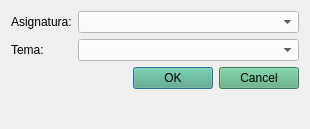
<?xml version="1.0" encoding="UTF-8"?>
<ui version="4.0">
 <class>CuestionarioForm</class>
 <widget class="QWidget" name="CuestionarioForm">
  <property name="geometry">
   <rect>
    <x>0</x>
    <y>0</y>
    <width>310</width>
    <height>129</height>
   </rect>
  </property>
  <property name="windowTitle">
   <string>Form</string>
  </property>
  <layout class="QFormLayout" name="formLayout">
   <item row="0" column="0">
    <widget class="QLabel" name="label">
     <property name="text">
      <string>Asignatura:</string>
     </property>
    </widget>
   </item>
   <item row="0" column="1">
    <widget class="QComboBox" name="cmbAsignatura">
     <property name="styleSheet">
      <string notr="true">background-color: rgb(255, 255, 255);</string>
     </property>
    </widget>
   </item>
   <item row="1" column="0">
    <widget class="QLabel" name="label_2">
     <property name="text">
      <string>Tema:</string>
     </property>
    </widget>
   </item>
   <item row="1" column="1">
    <widget class="QComboBox" name="cmbTema">
     <property name="styleSheet">
      <string notr="true">background-color: rgb(255, 255, 255);</string>
     </property>
    </widget>
   </item>
   <item row="2" column="1">
    <widget class="QDialogButtonBox" name="buttonBox">
     <property name="styleSheet">
      <string notr="true">background-color: rgb(85, 170, 127);
color: rgb(0, 0, 0);
font: 700 italic 9pt &quot;Segoe UI&quot;;</string>
     </property>
     <property name="standardButtons">
      <set>QDialogButtonBox::Cancel|QDialogButtonBox::Ok</set>
     </property>
    </widget>
   </item>
  </layout>
 </widget>
 <resources/>
 <connections/>
</ui>
